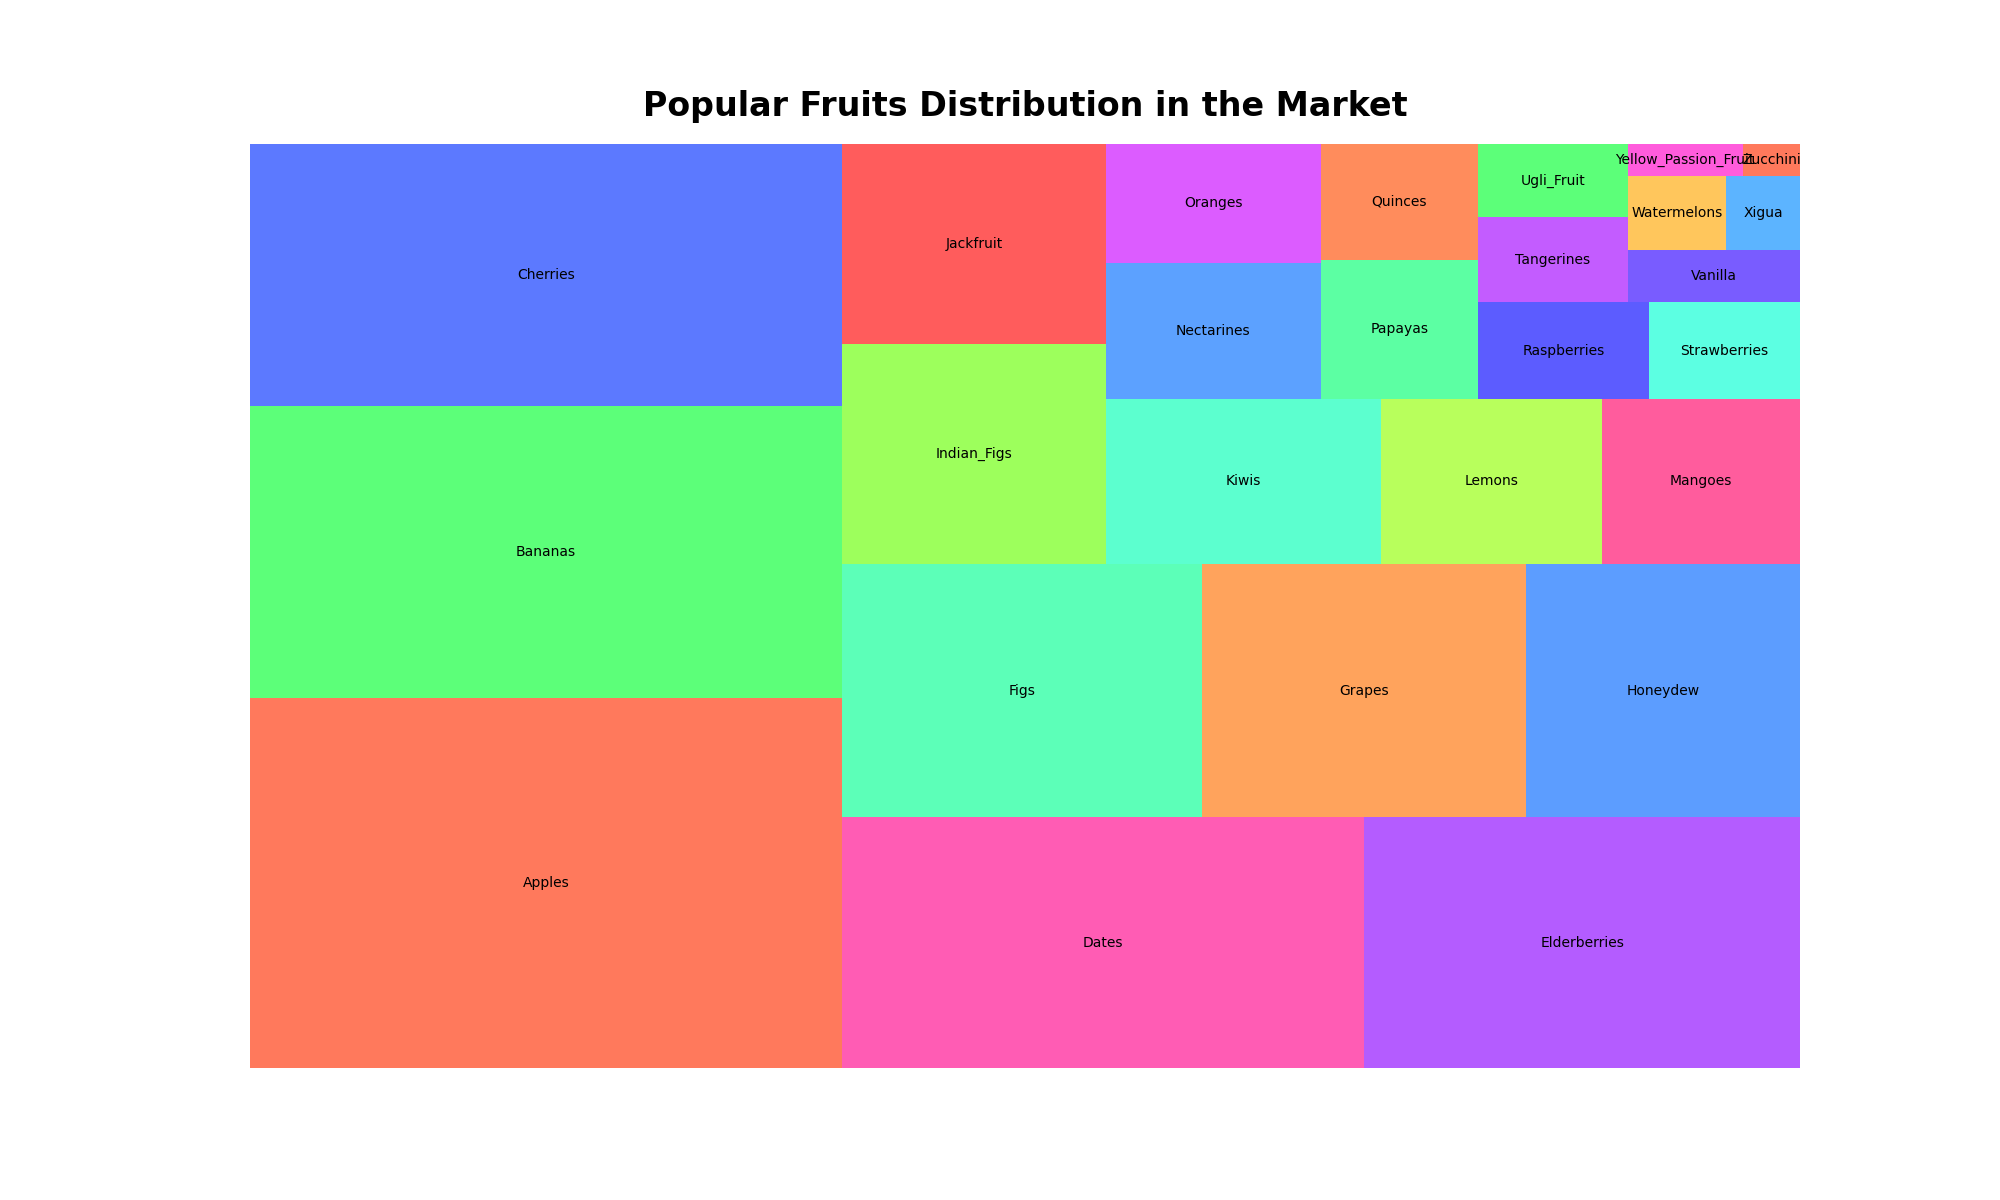

This chart was generated by the following Python code:

import matplotlib.pyplot as plt
import squarify

food_items = [
    'Apples', 'Bananas', 'Cherries', 'Dates', 'Elderberries', 'Figs', 'Grapes',
    'Honeydew', 'Indian_Figs', 'Jackfruit', 'Kiwis', 'Lemons', 'Mangoes', 
    'Nectarines', 'Oranges', 'Papayas', 'Quinces', 'Raspberries', 'Strawberries', 
    'Tangerines', 'Ugli_Fruit', 'Vanilla', 'Watermelons', 'Xigua', 
    'Yellow_Passion_Fruit', 'Zucchini'
]

count = [
    1200, 950, 850, 720, 600, 500, 450, 380, 320, 290, 250, 200, 180, 160, 140, 
    120, 100, 90, 80, 70, 60, 50, 40, 30, 20, 10
]

color_palette = [
    '#FF5733', '#33FF57', '#3357FF', '#FF33A1', '#A133FF', '#33FFA6', '#FF8C33', 
    '#3385FF', '#85FF33', '#FF3333', '#33FFC4', '#A6FF33', '#FF3385', '#338AFF', 
    '#D433FF', '#33FF8C', '#FF6F33', '#3333FF', '#33FFDB', '#B533FF', '#33FF57', 
    '#5733FF', '#FFB833', '#33A1FF', '#FF33D4'
]

plt.figure(figsize=(20, 12))

squarify.plot(sizes=count, label=food_items, color=color_palette, alpha=0.8)

plt.title('Popular Fruits Distribution in the Market', fontsize=24, fontweight='bold', pad=20)
plt.axis('off')

plt.show()
